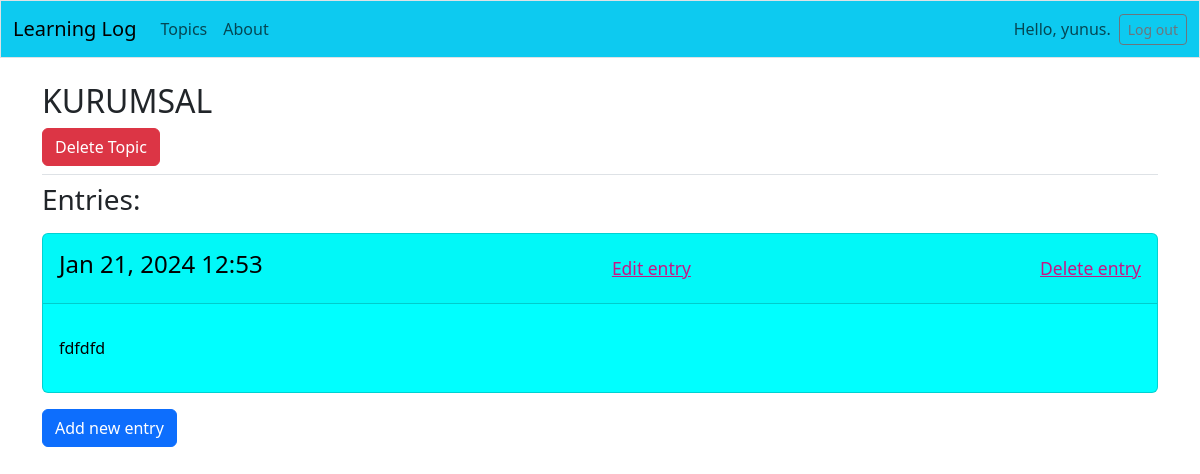
Page /topics/5/ (signed in) on the earlier database version.
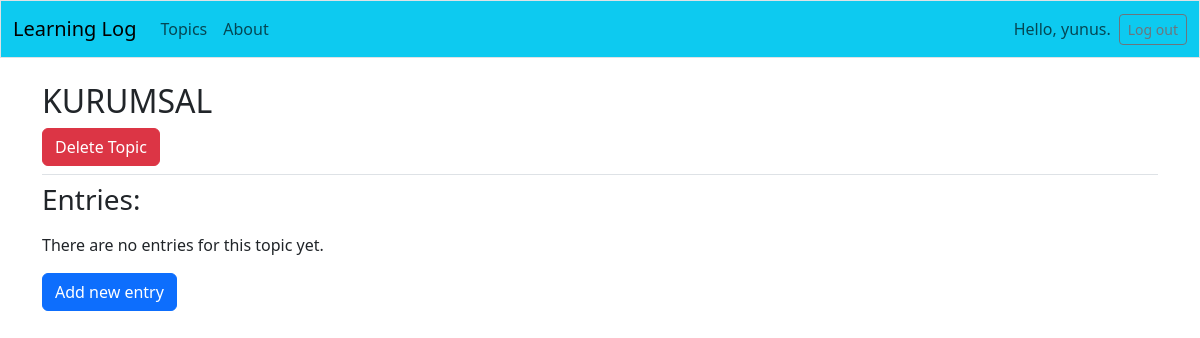
Same page on the later database version.
### learning_logs/models.py (models this page shows, shortened)
class Entry(models.Model):
    topic = models.ForeignKey(Topic, on_delete=models.CASCADE)
    text = models.TextField()
    date_added = models.DateTimeField(auto_now_add=True)
    class Meta:
        verbose_name_plural = "Entries"

### learning_logs/views.py (the view)
# urls.py: path('topics/<int:topic_id>/', views.topic, name='topic'),                      # Konuların ayrı sayfaları
@login_required
def topic(request, topic_id):
    topic = Topic.objects.get(id=topic_id)
    if topic.owner != request.user:
        raise Http404
    entries = topic.entry_set.order_by('-date_added')
    context = {'topic': topic, 'entries': entries}
    return render(request, 'learning_logs/topic.html', context)

### learning_logs/models.py (called while the page is built)
    def __str__(self):
        return self.text

### learning_logs/templates/learning_logs/topic.html (shortened to what this page needs)
{% extends 'learning_logs/base.html' %}
{% block page_header %}
    <h2>{{ topic|upper }}</h2>
    <a class="btn btn-danger" href="{% url 'learning_logs:delete_topic' topic.id %}">Delete Topic</a>
{% endblock page_header %}
{% block content %}
    <h3>Entries:</h3>
    <p>
        {% for entry in entries %}
            <div class="card mb-3" style="color: black; background-color: aqua">
                <div class="card-header d-flex justify-content-between align-items-center">
                    <div class="mb-4" style="margin-bottom: 0rem!important; padding-top: 0.5rem;">
                        <h4>
                            <p>{{ entry.date_added | date:'M d, Y H:i' }}</p>
                        </h4>
                    </div>
                    <div class="mb-4" style="margin-bottom: 0rem!important; padding-top: 0.5rem;">
                        <h5>
                            <small><a href="{% url 'learning_logs:edit_entry' entry.id %}" style="color: mediumvioletred">Edit entry</a></small>
                        </h5>
                    </div>
                    <div class="mb-4" style="margin-bottom: 0rem!important; padding-top: 0.5rem;">
                        <h5>
                            <small><a href="{% url 'learning_logs:delete_entry' entry.id %}" style="color: mediumvioletred">Delete entry</a></small>
                        </h5>
                    </div>
                </div>
                <div class="card-body">
                    <p>{{ entry.text | linebreaks }}</p>
                </div>
            </div>
        {% empty %}
            <p>There are no entries for this topic yet.</p>
        {% endfor %}
    </p>
    <p>
        <a class="btn btn-primary" href="{% url 'learning_logs:new_entry' topic.id %}">Add new entry</a>
    </p>
{% endblock content %}

Differences in the rows shown:
removed Entry: date_added "Jan 21, 2024 12:53", text "fdfdfd"
Other differences:
text now shown: "There are no entries for this topic yet."
